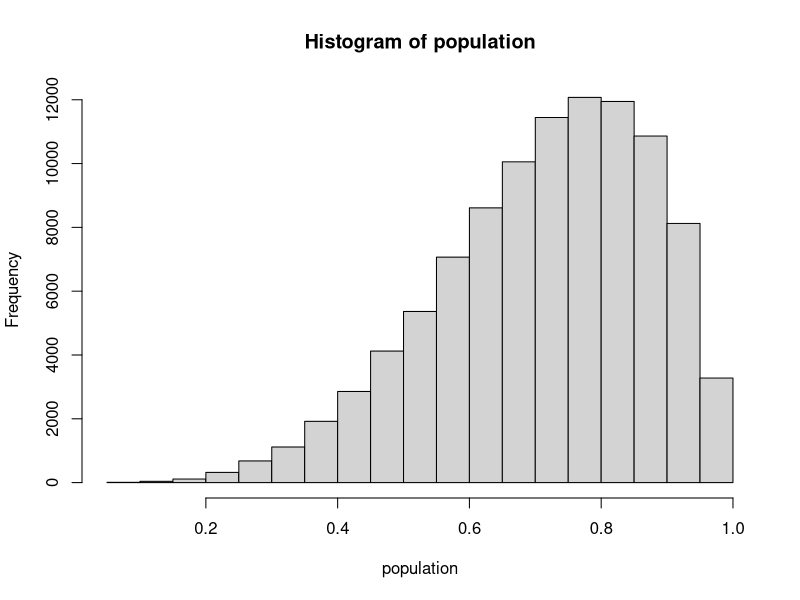
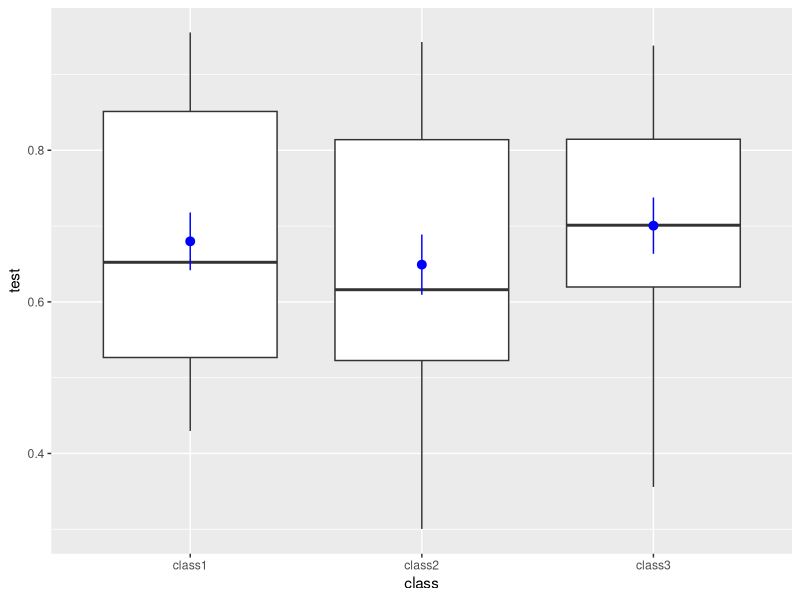
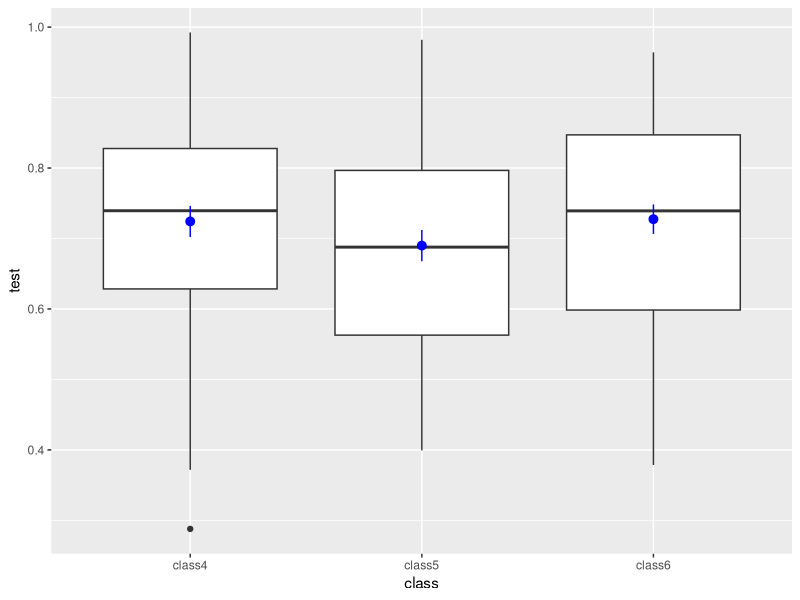
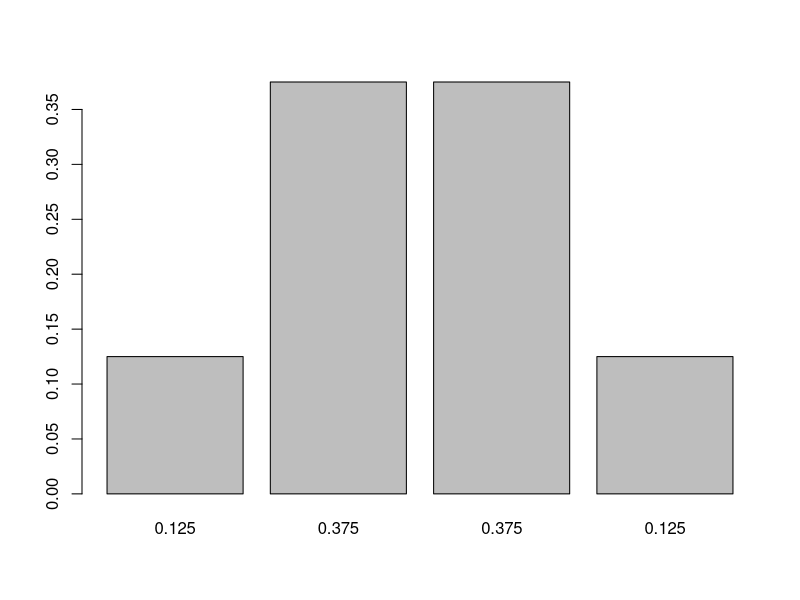
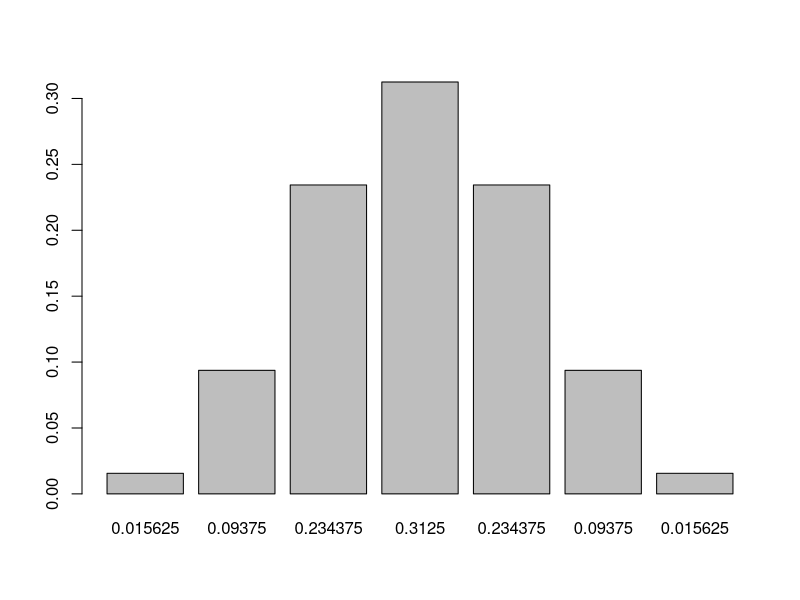
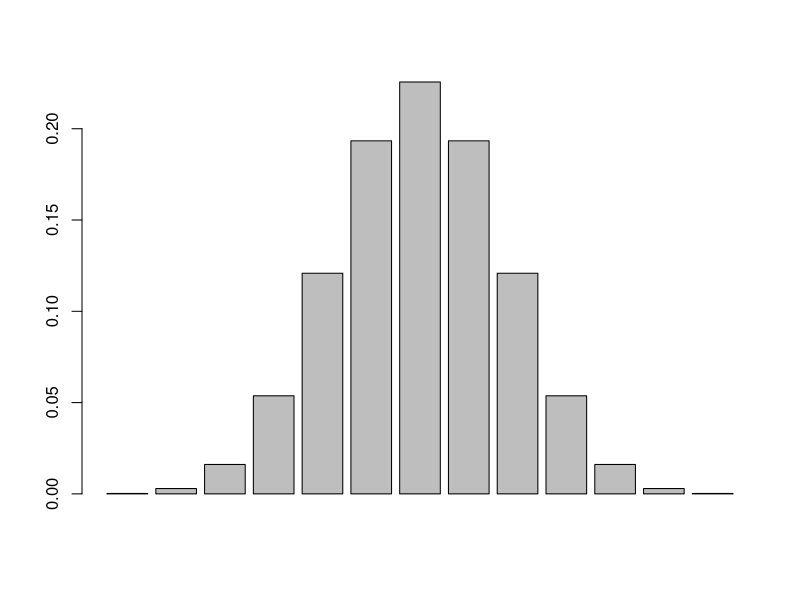
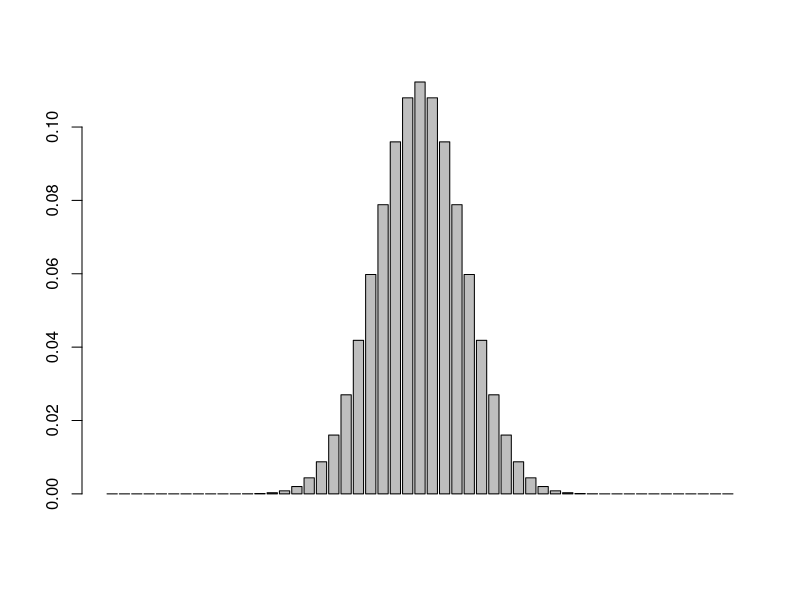
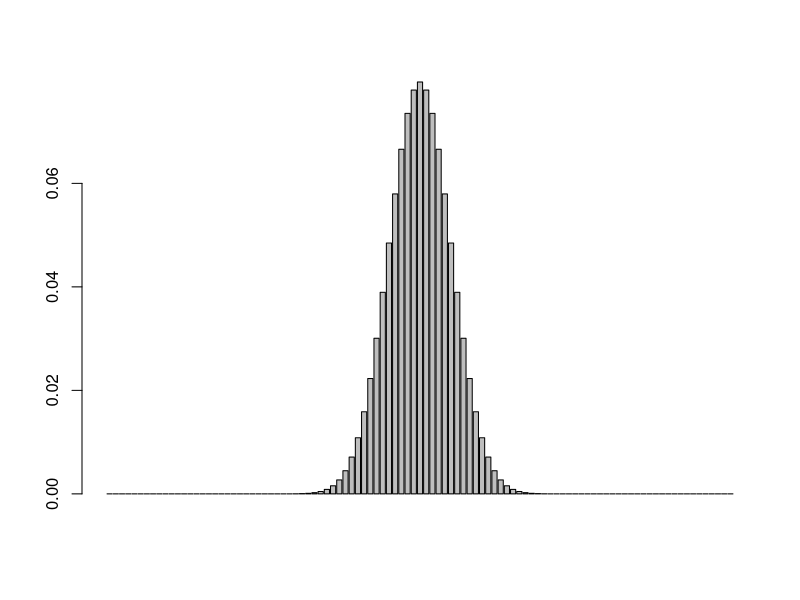

Write R code to recreate these figures, in order.


# Universidade Federal do Ceará
# Programa de Pós-Graduação em Linguística
# Análise Quantitativa de Dados em Linguística

# Prof. Dr. Ronaldo Lima Jr.
## ronaldojr@letras.ufc.br
## ronaldolimajr.github.io

# SCRIPT 3 - p-values
# Last updated in out/2021

# =================================================

# Carregar pacotes
library(tidyverse)


##########################
# INTRODUÇÃO
##########################

# Simular uma população de 100 mil alunos com seus resultados em um teste
population = rbeta(100000, 5, 2)

# Distribuição das notas da POPULAÇÃO de alunos
summary(population)
sd(population)

hist(population)

# Vamos extrair 3 amostras dessa população, cada uma com 20 pessoas,
# simulando 3 turmas diferentes de alunos vindos da mesma população
sample1 = sample(x = population, size = 20)
sample2 = sample(x = population, size = 20)
sample3 = sample(x = population, size = 20)

# Criar um tibble (data frame) com os dados das 3 turmas simuladas (samples)
sample.data = tibble(class1 = sample1,
                     class2 = sample2,
                     class3 = sample3) %>% 
  gather("class1", "class2", "class3", key = class, value = test)

# Vamos conduzir um EDA (Exploratory Data Analysis) com os dados da turma
sample.data %>% 
  group_by(class) %>% 
  summarize(Test.mean = mean(test),
            Test.SD = sd(test))

ggplot(sample.data, aes(x = class, y = test)) +
  geom_boxplot() +
  stat_summary(color = "blue")

## -> Rode novamente o código a partir da linha 35 até a 53
## diversas vezes e veja como mudam os valores das 3 turmas

# LIÇÃO: como conhecemos a população (porque nós que criamos), sabemos
# que essas diferenças são aleatóreas, por causa do erro de amostragem
# (sampling error), mas quando não conhecemos a população (o que é o mais comum)
# e temos apenas amostras para inferir parâmetros da população, podemos facilmente
# inferir que essas diferenças são por efeito de alguma variável. Aí que entra
# a estatística inferencial. A grande pergunta é: qual é a probabilidade de se 
# encontrar diferenças desse tamanho (ou mais extremas) caso esses dados sejam da 
# mesma popualação?


# E se tivermos uma amostra maior? Vamos simular amostras de 3 turmas com 
# 50 alunos cada
sample4 = sample(x = population, size = 50)
sample5 = sample(x = population, size = 50)
sample6 = sample(x = population, size = 50)

# Criar um tibble (data frame) com os dados das 3 turmas simuladas (samples)
sample.data2 = tibble(class4 = sample4,
                     class5 = sample5,
                     class6 = sample6) %>% 
  gather("class4", "class5", "class6", key = class, value = test)

# Vamos conduzir um EDA (Exploratory Data Analysis) com os dados da turma
sample.data2 %>% 
  group_by(class) %>% 
  summarize(Test.mean = mean(test),
            Test.SD = sd(test))

ggplot(sample.data2, aes(x = class, y = test)) +
  geom_boxplot() +
  stat_summary(color = "blue")

# Teste aumentar a amostra para 100, 200, 1000 alunos e veja como 
# as diferenças entre turmas sem comportam. Qual é a conclusão
# sobre o tamanho da amostra?

##########################
# VALOR DE p
##########################

# Comecemos com noções básicas de probabilidade

## Qual é a probabilidade de caírem 3 caras em 3 jogadas
## onde a probabilidade de cair cara é 0.5?
dbinom(3, 3, 0.5)

## Qual é a probabilidade de caírem 0, 1, 2 e 3 caras em 3 jogadas
## onde a probabilidade de cair cara é 0.5?
dbinom(0:3, 3, 0.5)

barplot(dbinom(0:3, 3, 0.5), names.arg = dbinom(0:3, 3, 0.5))

## E de caírem 0, 1, 2, ..., 6 caras em 6 jogadas?
dbinom(0:6, 6, 0.5)

barplot(dbinom(0:6, 6, 0.5), names.arg = dbinom(0:6, 6, 0.5))

## e 12, 50 e 100 caras em 12, 50 e 100 jogadas?
barplot(dbinom(0:12, 12, 0.5))
barplot(dbinom(0:50, 50, 0.5))
barplot(dbinom(0:100, 100, 0.5))

# A soma de todas as probabilidade sempre será 1 (100%)
sum(dbinom(0:3, 3, 0.5))
sum(dbinom(0:100, 100, 0.5))
sum(dbinom(0:50, 50, 0.5))


## Com quantas aparições de cara ou coroa você diria que eu estou roubando?
## Pense num númeor e o guarde em uma variável x. 
## Ex:
x = 65

# Com 90 caras ou mais em 100 jogadas, a maioria das pessoas acharia que 
# a moeda é fraudulenta. Qual é a probabilidade de saírem 90 ou mais caras em 100
# jogadas em uma moeda não adulterada?
sum(dbinom(90:100, 100, 0.5))


# Essa probabilidade é tão pequena (0.00000000000000001531645) que certamente assumiríamos
# que se trata de umna moeda adulterada. Essa probabilidde que calculamos é o valor-p:
# a probabilidade da observação que encontramos ou mais extrema que ela sem nada alterando
# o mundo, ao acaso (i.e., dada a Hipótese Nula - H0).
# A partir de qual probabilidade consideramos o resultado pequeno o suficiente para
# descartarmos a H0? Esse valor é o nosso alfa, comumente/tradicionalmente 5% (0.05).

## A partir de quantas caras/coroas em 100 jogadas a probabilidade é < ou = a 0.05?
qbinom(0.05, 100, 0.5, lower.tail = F)
sum(dbinom(58:100, 100, 0.5))
sum(dbinom(59:100, 100, 0.5))

# Qual é a probabilidde de sairem a quantidade de caras que você estabeleceu em X ou mais?
sum(dbinom(x:100, 100, 0.5))
# Esse valor foi o seu alfa - foi maior ou menos (mais ou menos rígido) que o clássico 5%?


# Este é um teste unicaudal (one-tailed), pois parte-se de uma hipótese direcional
# Simula um jogador desconfiando do outro
# No caso de um juiz observando os dois jogadores, ele previamente deve desconfiar dos dois,
# isto é, se um tirar caras demais ou o outro tirar coroas demais, alguém está roubando.
# Nesse caso, parte-se de uma hipótese não-direcional e utilizamos um teste bicaudal (two-tailed)

# A partir de quantas caras OU coroas devemos desconfiar que alguém está roubando?
# Se a probabilidade de tirar X caras ou X coroas for menor que 5% com uma moeda justa,
# podemos começar a desconfiar. Ficamos, então, com 2.5% de probabilidade em cada cauda.
qbinom(0.05/2, 100, 0.5, lower.tail=FALSE)
sum(dbinom(c(0:40, 60:100), 100, 0.5))
sum(dbinom(c(0:39, 61:100), 100, 0.5))


##################################################
# VALOR DE p dos dados que simulamos no início
##################################################

# Para saber se há "diferença estatisticamente significativa"
# entre algum par das 3 turmas simuladas com 20 alunos
summary(aov(data = sample.data, test ~ class))

# Caso haja, para saber entre qual/quais pares a diferença é "estatisticamente significativa"
TukeyHSD(aov(data = sample.data, test ~ class))


# agora entre as 3 turmas simuladas com 50 alunos
summary(aov(data = sample.data2, test ~ class))

# Caso haja, para saber entre qual/quais pares a diferença é "estatisticamente significativa"
TukeyHSD(aov(data = sample.data2, test ~ class))

# -------------------------- FIM ------------------------------------
